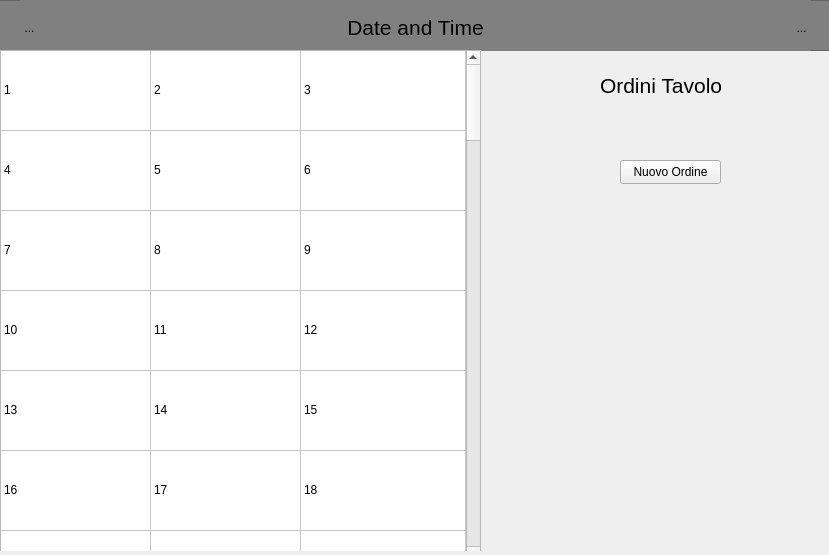
<?xml version="1.0" encoding="UTF-8"?>
<ui version="4.0">
 <class>MainWindow</class>
 <widget class="QMainWindow" name="MainWindow">
  <property name="geometry">
   <rect>
    <x>0</x>
    <y>0</y>
    <width>829</width>
    <height>555</height>
   </rect>
  </property>
  <property name="windowTitle">
   <string>MainWindow</string>
  </property>
  <widget class="QWidget" name="Home">
   <widget class="QFrame" name="frame">
    <property name="geometry">
     <rect>
      <x>-20</x>
      <y>0</y>
      <width>851</width>
      <height>51</height>
     </rect>
    </property>
    <property name="styleSheet">
     <string notr="true">background-color: gray
</string>
    </property>
    <property name="frameShape">
     <enum>QFrame::StyledPanel</enum>
    </property>
    <property name="frameShadow">
     <enum>QFrame::Raised</enum>
    </property>
    <widget class="QWidget" name="horizontalLayoutWidget">
     <property name="geometry">
      <rect>
       <x>40</x>
       <y>0</y>
       <width>791</width>
       <height>55</height>
      </rect>
     </property>
     <layout class="QHBoxLayout" name="horizontalLayout">
      <item>
       <widget class="QToolButton" name="toolButton">
        <property name="styleSheet">
         <string notr="true">background-color: none;
border: none;</string>
        </property>
        <property name="text">
         <string>...</string>
        </property>
        <property name="icon">
         <iconset resource="Home/HomeDesign/imagesHome.qrc">
          <normaloff>:/immagini/Downloads/icons8-menu-26.png</normaloff>:/immagini/Downloads/icons8-menu-26.png</iconset>
        </property>
        <property name="iconSize">
         <size>
          <width>50</width>
          <height>50</height>
         </size>
        </property>
       </widget>
      </item>
      <item>
       <widget class="QLabel" name="label">
        <property name="minimumSize">
         <size>
          <width>138</width>
          <height>0</height>
         </size>
        </property>
        <property name="font">
         <font>
          <pointsize>16</pointsize>
         </font>
        </property>
        <property name="text">
         <string>Date and Time</string>
        </property>
        <property name="textFormat">
         <enum>Qt::PlainText</enum>
        </property>
        <property name="scaledContents">
         <bool>true</bool>
        </property>
        <property name="alignment">
         <set>Qt::AlignCenter</set>
        </property>
        <property name="wordWrap">
         <bool>true</bool>
        </property>
        <property name="indent">
         <number>0</number>
        </property>
       </widget>
      </item>
      <item>
       <widget class="QToolButton" name="toolButton_2">
        <property name="styleSheet">
         <string notr="true">background-color: none;
border: none;</string>
        </property>
        <property name="text">
         <string>...</string>
        </property>
        <property name="icon">
         <iconset resource="Home/HomeDesign/imagesHome.qrc">
          <normaloff>:/immagini/Downloads/icons8-negozio-online-preferito-50.png</normaloff>:/immagini/Downloads/icons8-negozio-online-preferito-50.png</iconset>
        </property>
        <property name="iconSize">
         <size>
          <width>40</width>
          <height>40</height>
         </size>
        </property>
       </widget>
      </item>
     </layout>
    </widget>
   </widget>
   <widget class="QStackedWidget" name="stackedWidget">
    <property name="geometry">
     <rect>
      <x>0</x>
      <y>50</y>
      <width>831</width>
      <height>501</height>
     </rect>
    </property>
    <property name="currentIndex">
     <number>0</number>
    </property>
    <widget class="QWidget" name="page">
     <widget class="QTableWidget" name="tableTavoli">
      <property name="geometry">
       <rect>
        <x>0</x>
        <y>0</y>
        <width>481</width>
        <height>511</height>
       </rect>
      </property>
      <property name="cursor" stdset="0">
       <cursorShape>CrossCursor</cursorShape>
      </property>
      <property name="selectionMode">
       <enum>QAbstractItemView::SingleSelection</enum>
      </property>
      <property name="gridStyle">
       <enum>Qt::SolidLine</enum>
      </property>
      <property name="wordWrap">
       <bool>true</bool>
      </property>
      <property name="rowCount">
       <number>38</number>
      </property>
      <property name="columnCount">
       <number>3</number>
      </property>
      <attribute name="horizontalHeaderVisible">
       <bool>false</bool>
      </attribute>
      <attribute name="horizontalHeaderDefaultSectionSize">
       <number>150</number>
      </attribute>
      <attribute name="horizontalHeaderShowSortIndicator" stdset="0">
       <bool>false</bool>
      </attribute>
      <attribute name="horizontalHeaderStretchLastSection">
       <bool>true</bool>
      </attribute>
      <attribute name="verticalHeaderVisible">
       <bool>false</bool>
      </attribute>
      <attribute name="verticalHeaderDefaultSectionSize">
       <number>80</number>
      </attribute>
      <attribute name="verticalHeaderStretchLastSection">
       <bool>true</bool>
      </attribute>
      <row/>
      <row/>
      <row/>
      <row/>
      <row/>
      <row/>
      <row/>
      <row/>
      <row/>
      <row/>
      <row/>
      <row/>
      <row/>
      <row/>
      <row/>
      <row/>
      <row/>
      <row/>
      <row/>
      <row/>
      <row/>
      <row/>
      <row/>
      <row/>
      <row/>
      <row/>
      <row/>
      <row/>
      <row/>
      <row/>
      <row/>
      <row/>
      <row/>
      <row/>
      <row/>
      <row/>
      <row/>
      <row/>
      <column>
       <property name="text">
        <string>New Column</string>
       </property>
      </column>
      <column>
       <property name="text">
        <string>New Column</string>
       </property>
      </column>
      <column>
       <property name="text">
        <string>New Column</string>
       </property>
      </column>
      <item row="0" column="0">
       <property name="text">
        <string>1</string>
       </property>
      </item>
      <item row="0" column="1">
       <property name="text">
        <string>2</string>
       </property>
      </item>
      <item row="0" column="2">
       <property name="text">
        <string>3</string>
       </property>
      </item>
      <item row="1" column="0">
       <property name="text">
        <string>4</string>
       </property>
      </item>
      <item row="1" column="1">
       <property name="text">
        <string>5</string>
       </property>
      </item>
      <item row="1" column="2">
       <property name="text">
        <string>6</string>
       </property>
      </item>
      <item row="2" column="0">
       <property name="text">
        <string>7</string>
       </property>
      </item>
      <item row="2" column="1">
       <property name="text">
        <string>8</string>
       </property>
      </item>
      <item row="2" column="2">
       <property name="text">
        <string>9</string>
       </property>
      </item>
      <item row="3" column="0">
       <property name="text">
        <string>10</string>
       </property>
      </item>
      <item row="3" column="1">
       <property name="text">
        <string>11</string>
       </property>
      </item>
      <item row="3" column="2">
       <property name="text">
        <string>12</string>
       </property>
      </item>
      <item row="4" column="0">
       <property name="text">
        <string>13</string>
       </property>
      </item>
      <item row="4" column="1">
       <property name="text">
        <string>14</string>
       </property>
      </item>
      <item row="4" column="2">
       <property name="text">
        <string>15</string>
       </property>
      </item>
      <item row="5" column="0">
       <property name="text">
        <string>16</string>
       </property>
      </item>
      <item row="5" column="1">
       <property name="text">
        <string>17</string>
       </property>
      </item>
      <item row="5" column="2">
       <property name="text">
        <string>18</string>
       </property>
      </item>
      <item row="6" column="0">
       <property name="text">
        <string>19</string>
       </property>
      </item>
      <item row="6" column="1">
       <property name="text">
        <string>20</string>
       </property>
      </item>
      <item row="6" column="2">
       <property name="text">
        <string>21</string>
       </property>
      </item>
      <item row="7" column="0">
       <property name="text">
        <string>22</string>
       </property>
      </item>
      <item row="7" column="1">
       <property name="text">
        <string>23</string>
       </property>
      </item>
      <item row="7" column="2">
       <property name="text">
        <string>24</string>
       </property>
      </item>
      <item row="8" column="0">
       <property name="text">
        <string>25</string>
       </property>
      </item>
      <item row="8" column="1">
       <property name="text">
        <string>26</string>
       </property>
      </item>
      <item row="8" column="2">
       <property name="text">
        <string>27</string>
       </property>
      </item>
      <item row="9" column="0">
       <property name="text">
        <string>28</string>
       </property>
      </item>
      <item row="9" column="1">
       <property name="text">
        <string>29</string>
       </property>
      </item>
      <item row="9" column="2">
       <property name="text">
        <string>30</string>
       </property>
      </item>
      <item row="10" column="0">
       <property name="text">
        <string>31</string>
       </property>
      </item>
      <item row="10" column="1">
       <property name="text">
        <string>32</string>
       </property>
      </item>
      <item row="10" column="2">
       <property name="text">
        <string>33</string>
       </property>
      </item>
      <item row="11" column="0">
       <property name="text">
        <string>34</string>
       </property>
      </item>
      <item row="11" column="1">
       <property name="text">
        <string>35</string>
       </property>
      </item>
      <item row="11" column="2">
       <property name="text">
        <string>36</string>
       </property>
      </item>
      <item row="12" column="0">
       <property name="text">
        <string>37</string>
       </property>
      </item>
      <item row="12" column="1">
       <property name="text">
        <string>38</string>
       </property>
      </item>
      <item row="12" column="2">
       <property name="text">
        <string>39</string>
       </property>
      </item>
      <item row="13" column="0">
       <property name="text">
        <string>40</string>
       </property>
      </item>
      <item row="13" column="1">
       <property name="text">
        <string>41</string>
       </property>
      </item>
      <item row="13" column="2">
       <property name="text">
        <string>42</string>
       </property>
      </item>
      <item row="14" column="0">
       <property name="text">
        <string>43</string>
       </property>
      </item>
      <item row="14" column="1">
       <property name="text">
        <string>44</string>
       </property>
      </item>
      <item row="14" column="2">
       <property name="text">
        <string>45</string>
       </property>
      </item>
      <item row="15" column="0">
       <property name="text">
        <string>46</string>
       </property>
      </item>
      <item row="15" column="1">
       <property name="text">
        <string>47</string>
       </property>
      </item>
      <item row="15" column="2">
       <property name="text">
        <string>48</string>
       </property>
      </item>
      <item row="16" column="0">
       <property name="text">
        <string>49</string>
       </property>
      </item>
      <item row="16" column="1">
       <property name="text">
        <string>50</string>
       </property>
      </item>
     </widget>
     <widget class="QLabel" name="labelOrdini">
      <property name="geometry">
       <rect>
        <x>600</x>
        <y>20</y>
        <width>121</width>
        <height>31</height>
       </rect>
      </property>
      <property name="font">
       <font>
        <pointsize>16</pointsize>
       </font>
      </property>
      <property name="text">
       <string>Ordini Tavolo</string>
      </property>
     </widget>
     <widget class="QPushButton" name="pushButton">
      <property name="geometry">
       <rect>
        <x>620</x>
        <y>110</y>
        <width>101</width>
        <height>24</height>
       </rect>
      </property>
      <property name="text">
       <string>Nuovo Ordine</string>
      </property>
     </widget>
    </widget>
    <widget class="QWidget" name="page_2"/>
   </widget>
  </widget>
 </widget>
 <resources>
  <include location="Home/HomeDesign/imagesHome.qrc"/>
 </resources>
 <connections/>
</ui>
